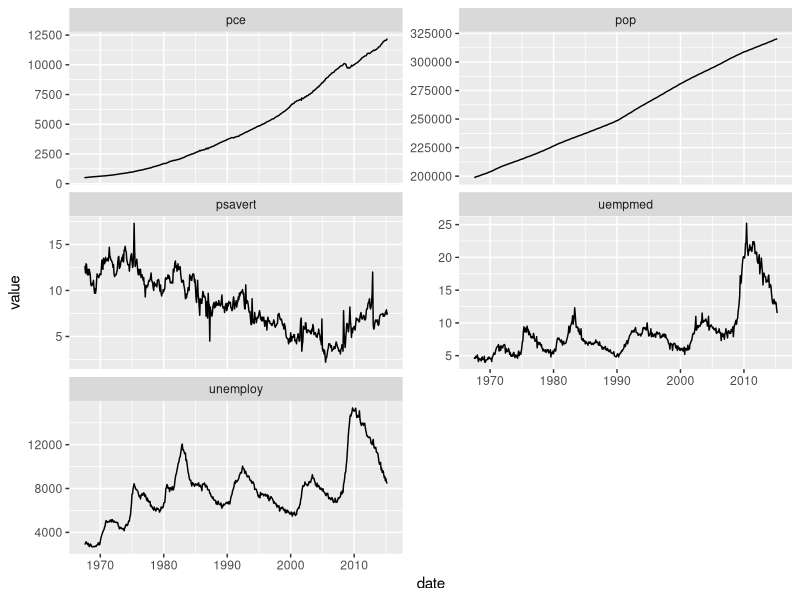

Write R code to recreate this figure.
library(ggplot2)
ggplot(economics_long, aes(date, value)) + 
  geom_line() + 
  facet_wrap(~variable, scales = "free_y", ncol = 2)
